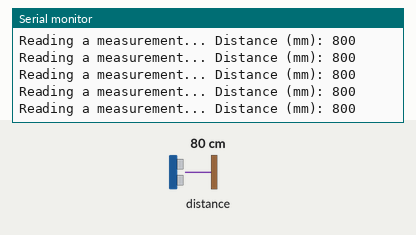
Recording of a sketch running on a simulated Arduino Uno, built with avr-gcc and run on an emulated ATmega328P. Shown: the last lines printed to the serial monitor. The test bench sets the inputs (shaded band); at power-on: distance to the obstacle 80 cm.

Above: at 1.2 s.
1.3 s: distance to the obstacle set to 250 cm
At 1.46 s:
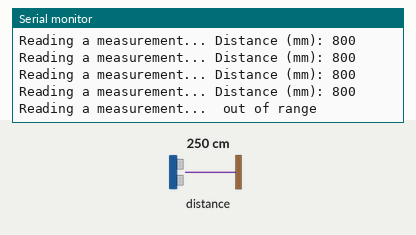
3.2 s: distance to the obstacle set to 2 cm
At 3.33 s:
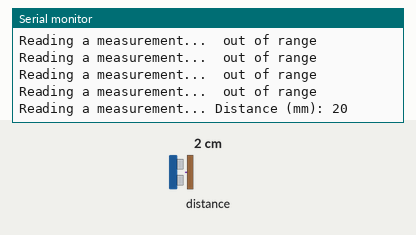

The sketch:

VL53L0X_TOF_Tutorial.ino
```cpp
/* Time of Flight Sensor Tuitorial

 *** Required Libraries to install in the Arduino IDE ***
 Adafruit_VL53L0X-master.zip

 *** Wiring Instructions ***
Arduino 5v --- TOF VIN
Arduino GND --- TOF GND
Arduino A4 --- TOF SDA
Arduino A5 --- TOF SCL

***Other Notes ***
Set Serial Monitor baud rate to 115200
Remove film protecting laser before using.
*/

#include <Adafruit_VL53L0X.h>                 // VL53L0X TOF Sensor Library

Adafruit_VL53L0X TOF = Adafruit_VL53L0X();    // Creating a new Adafruit_VL53L0X object named "TOF" (this is the sensors name)

void setup()
{
  Serial.begin(115200);                       // Establish Serial communication at a baud rate of 115200
  TOF.begin();                                // Establish connection with TOF sensor
}

void loop()
{
  //Some of this stuff I can't find exact documentation for, but the sensor doesn't work right without it, so... we leave it in

  VL53L0X_RangingMeasurementData_t measure;                                         // idk. I assume "begin measurement function"

  Serial.print("Reading a measurement... ");
  TOF.rangingTest(&measure, false); // pass in 'true' to get debug data printout!   // idk. I assume "take measurement"

  if (measure.RangeStatus != 4)   // phase failures have incorrect data             // idk. Also required for accurate measurements though
  {
    Serial.print("Distance (mm): "); Serial.println(measure.RangeMilliMeter);       // measure.RangeMilliMeter is the actual variable we will need
  }
  else
  {
    Serial.println(" out of range ");
  }

  delay(100);
}
```

Measured:
- after the input at 1.3 s, the serial monitor: prints a new line at once (image 1)
- after the input at 3.2 s, the serial monitor: prints a new line at once (image 2)
